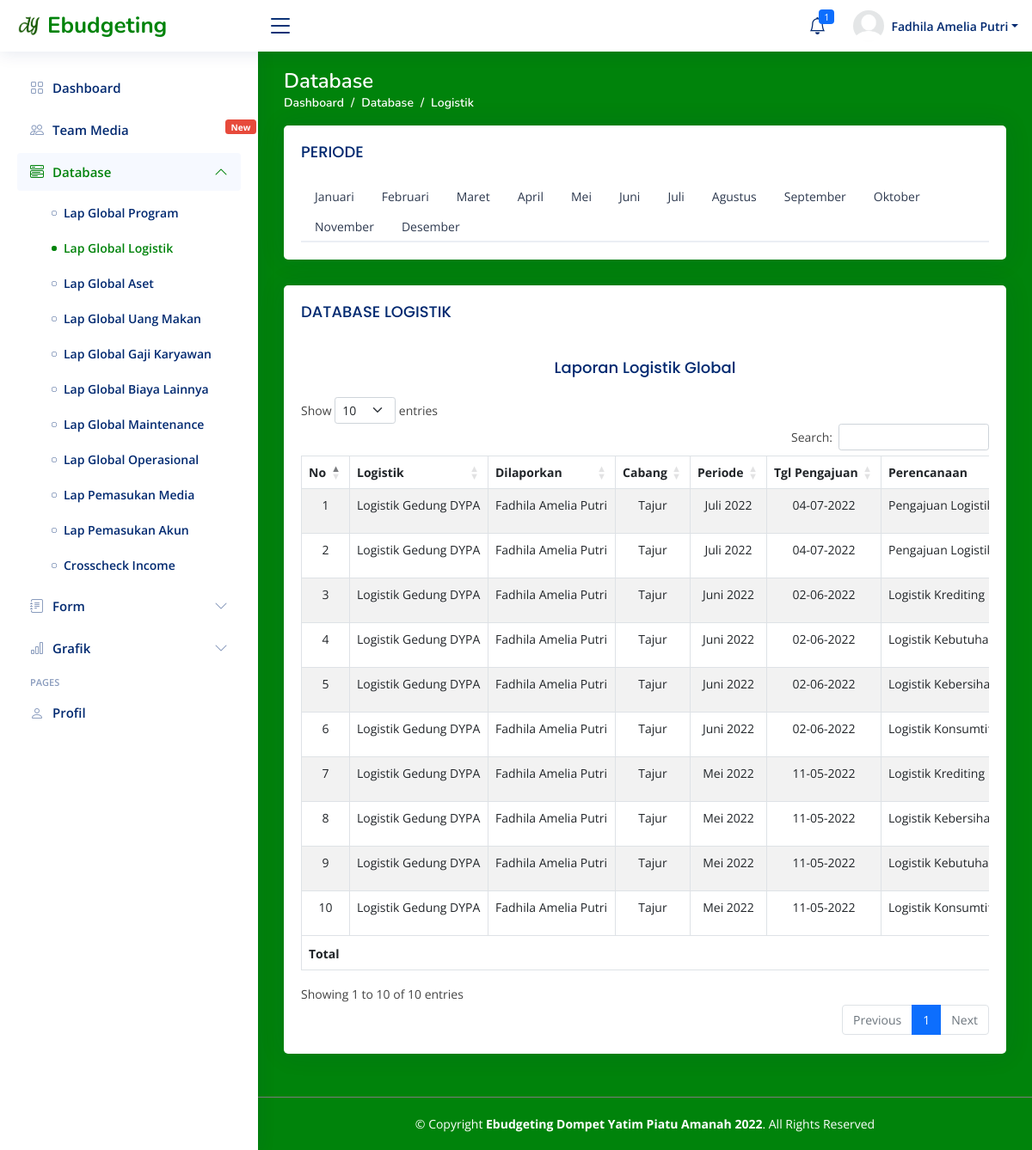
The app's page /admin/income_media.php?id_database=database_logistik (signed in) with its own data.
### tables this page shows
CREATE TABLE `akun_pengurus` (
  `id` int(11) NOT NULL,
  `id_pengurus` varchar(100) NOT NULL,
  `nama` varchar(100) NOT NULL,
  `cabang` varchar(200) NOT NULL,
  `username` varchar(100) NOT NULL,
  `password` varchar(256) NOT NULL,
  `profil` varchar(200) NOT NULL,
  `posisi` varchar(255) NOT NULL
);

CREATE TABLE `2022_logistik` (
  `id` int(11) NOT NULL,
  `id_pengurus` varchar(200) NOT NULL,
  `posisi` varchar(200) NOT NULL,
  `cabang` varchar(200) NOT NULL,
  `logistik` varchar(250) NOT NULL,
  `tgl_pengajuan` date NOT NULL,
  `deskripsi` text NOT NULL,
  `dana_anggaran` varchar(200) NOT NULL,
  `tgl_pemakaian` date NOT NULL,
  `deskripsi_pemakaian` varchar(200) NOT NULL,
  `dana_terpakai` varchar(200) NOT NULL,
  `status` varchar(20) NOT NULL,
  `laporan` varchar(100) NOT NULL
);

### admin/income_media.php (called while the page is built)
<?php include '../homepage.php' ?>

### function.php (called while the page is built, shortened)
<?php
function convertDateDBtoIndo($string)
{
	$bulanIndo = ['', 'Januari', 'Februari', 'Maret', 'April', 'Mei', 'Juni', 'Juli', 'Agustus', 'September', 'Oktober', 'November', 'Desember'];
	$tanggal 	= explode("-", $string)[2];
	$bulan 		= explode("-", $string)[1];
	$tahun 		= explode("-", $string)[0];
	return $tanggal . " " . $bulanIndo[abs($bulan)] . " " . $tahun;
}
?>

### models/database/logistik/sub-logistik.php (the view, shortened to what this page needs)
<div class="card-body">
    <h5 class="card-title">DATABASE LOGISTIK</h5>
    <div class="table-responsive">
        <h5 class="card-title text-center">Laporan Logistik <?= $pProgram; ?></h5>
        <table id="tabel-database_laporan" class="table table-striped table-bordered nowrap">
            <thead>
                <tr style="text-align: center;">
                    <th scope="col">No</th>
                    <th scope="col">Logistik</th>
                    <th scope="col">Dilaporkan</th>
                    <th scope="col">Cabang</th>
                    <th scope="col">Periode</th>
                    <th scope="col">Tgl Pengajuan</th>
                    <th scope="col">Perencanaan</th>
                </tr>
            </thead>
            <tbody>
                <?php
                $no = 1;
                while ($r = $q->fetch_assoc()) {
                $convert   = convertDateDBtoIndo($r['tgl_pemakaian']);
                $bulan     = substr($convert, 2);
                ?>
                <tr>
                    <td style="text-align: center;"><?= $no++ ?></td>
                    <td><?= ucwords($r['logistik']) ?></td>
                    <td>
                        <?php if ($r['posisi'] == "Kepala Income") { ?>
                        Fadhila Amelia Putri
                        <?php } else { ?>
                        Titi Sugianti
                        <?php } ?>
                    </td>
                    <td style="text-align: center;"><?= ucwords($r['cabang']) ?></td>
                    <td style="text-align: center;"><?= $bulan ?></td>
                    <td style="text-align: center;">
                        <?= date('d-m-Y', strtotime($r['tgl_pengajuan'])); ?></td>
                    <td><?= ucwords($r['deskripsi']) ?></td>
                </tr>
                <?php } ?>
            </tbody>
            <tfoot>
                <tr style="text-align: center;">
                    <th colspan="7">Total</th>
                </tr>
            </tfoot>
        </table>
    </div>
</div>

### base/icon-navigation.php (shortened to what this page needs)
<nav class="header-nav ms-auto">
    <ul class="d-flex align-items-center">
        <?php include 'notification.php'; ?>
        <li class="nav-item dropdown pe-3">
            <a class="nav-link nav-profile d-flex align-items-center pe-0" href="#" data-bs-toggle="dropdown">
                <img src="../assets/img/icons/<?= $profil ?>" alt="Profile" class="rounded-circle">
                <span class="d-none d-md-block dropdown-toggle ps-2"><?= ucwords($nama) ?></span>
            </a>
        </li>
    </ul>
</nav>

### assets/css/style.css (style rules this page uses)
:root { scroll-behavior: smooth; }
body { font-family: "Open Sans", sans-serif; background: rgb(0, 131, 11); color: #444444; }
a { color: #4154f1; text-decoration: none; }
h1, h2, h3, h4, h5, h6 { font-family: "Nunito", sans-serif; }
.card-title { padding: 20px 0 15px 0; font-size: 18px; font-weight: 500; color: #012970; font-family: "Poppins", sans-serif; }
.card-body { padding: 0 20px 20px 20px; }
.header-nav ul { list-style: none; }
.header-nav>ul { margin: 0; padding: 0; }
.header-nav .nav-profile { color: #012970; }
.header-nav .nav-profile img { max-height: 36px; }
.header-nav .nav-profile span { font-size: 14px; font-weight: 600; }

### assets/css/responsive.css (style rules this page uses)
@media (min-width: 992px) { .form-control, .input-group-text, #form-pengajuan .list-group, .form-text, .form-select, .viewData, .button .btn-primary, .button .btn-secondary, .button-global .btn-primary, .button-global .btn-success, .table-responsive, .table-responsive .btn-primary, .table-responsive .btn-danger, .table-responsive .btn-success, .modal-footer .btn-secondary, .buttons-excel, .buttons-collection, .profile .nav-item, .incomeMedia .bulanan, .dashboard .nav-item, .incomeMedia .tahunan, .revenue-card .akun, .customers-card .akun, .select2-search__field::placeholder, .select2-results__option, .select2-selection__choice, .select2-search.select2-search--inline, #akunMedia .btn-danger, #profile-overview .col-lg-9, #profile-edit .btn-primary, #profile-change-password .btn-primary { font-size: 14px !important; } }
@media (min-width:576px) { .form-control, .input-group-text, #form-pengajuan .list-group, .form-text, .form-select, .viewData, .button .btn-primary, .button .btn-secondary, .button-global .btn-success, .button-global .btn-primary, .table-responsive, .table-responsive .btn-primary, .table-responsive .btn-danger, .table-responsive .btn-success, .modal-footer .btn-secondary, .buttons-excel, .incomeMedia .bulanan, .incomeMedia .tahunan, .buttons-collection, .dashboard .nav-item, .profile .nav-item, .revenue-card .akun, .customers-card .akun, .select2-search__field::placeholder, .select2-results__option, .select2-selection__choice, .select2-search.select2-search--inline, #akunMedia .btn-danger, #profile-overview .col-lg-9, #profile-edit .btn-primary, #profile-change-password .btn-primary { font-size: 14px; } }

### records on screen
akun_pengurus: profil (picture), nama "Fadhila Amelia Putri"
2022_logistik: logistik "Logistik Gedung DYPA", posisi "Fadhila Amelia Putri", cabang "Tajur", tgl_pemakaian "Juli 2022", tgl_pengajuan "04-07-2022", deskripsi "Pengajuan…"
2022_logistik: logistik "Logistik Gedung DYPA", posisi "Fadhila Amelia Putri", cabang "Tajur", tgl_pemakaian "Juli 2022", tgl_pengajuan "04-07-2022", deskripsi "Pengajuan…"
2022_logistik: logistik "Logistik Gedung DYPA", posisi "Fadhila Amelia Putri", cabang "Tajur", tgl_pemakaian "Juni 2022", tgl_pengajuan "02-06-2022", deskripsi "Logistik Krediting…"
2022_logistik: logistik "Logistik Gedung DYPA", posisi "Fadhila Amelia Putri", cabang "Tajur", tgl_pemakaian "Juni 2022", tgl_pengajuan "02-06-2022", deskripsi "Logistik…"
2022_logistik: logistik "Logistik Gedung DYPA", posisi "Fadhila Amelia Putri", cabang "Tajur", tgl_pemakaian "Juni 2022", tgl_pengajuan "02-06-2022", deskripsi "Logistik…"
2022_logistik: logistik "Logistik Gedung DYPA", posisi "Fadhila Amelia Putri", cabang "Tajur", tgl_pemakaian "Juni 2022", tgl_pengajuan "02-06-2022", deskripsi "Logistik…"
2022_logistik: logistik "Logistik Gedung DYPA", posisi "Fadhila Amelia Putri", cabang "Tajur", tgl_pemakaian "Mei 2022", tgl_pengajuan "11-05-2022", deskripsi "Logistik Krediting"
2022_logistik: logistik "Logistik Gedung DYPA", posisi "Fadhila Amelia Putri", cabang "Tajur", tgl_pemakaian "Mei 2022", tgl_pengajuan "11-05-2022", deskripsi "Logistik…"
2022_logistik: logistik "Logistik Gedung DYPA", posisi "Fadhila Amelia Putri", cabang "Tajur", tgl_pemakaian "Mei 2022", tgl_pengajuan "11-05-2022", deskripsi "Logistik…"
2022_logistik: logistik "Logistik Gedung DYPA", posisi "Fadhila Amelia Putri", cabang "Tajur", tgl_pemakaian "Mei 2022", tgl_pengajuan "11-05-2022", deskripsi "Logistik…"

### other values on screen
$pProgram "Global"
